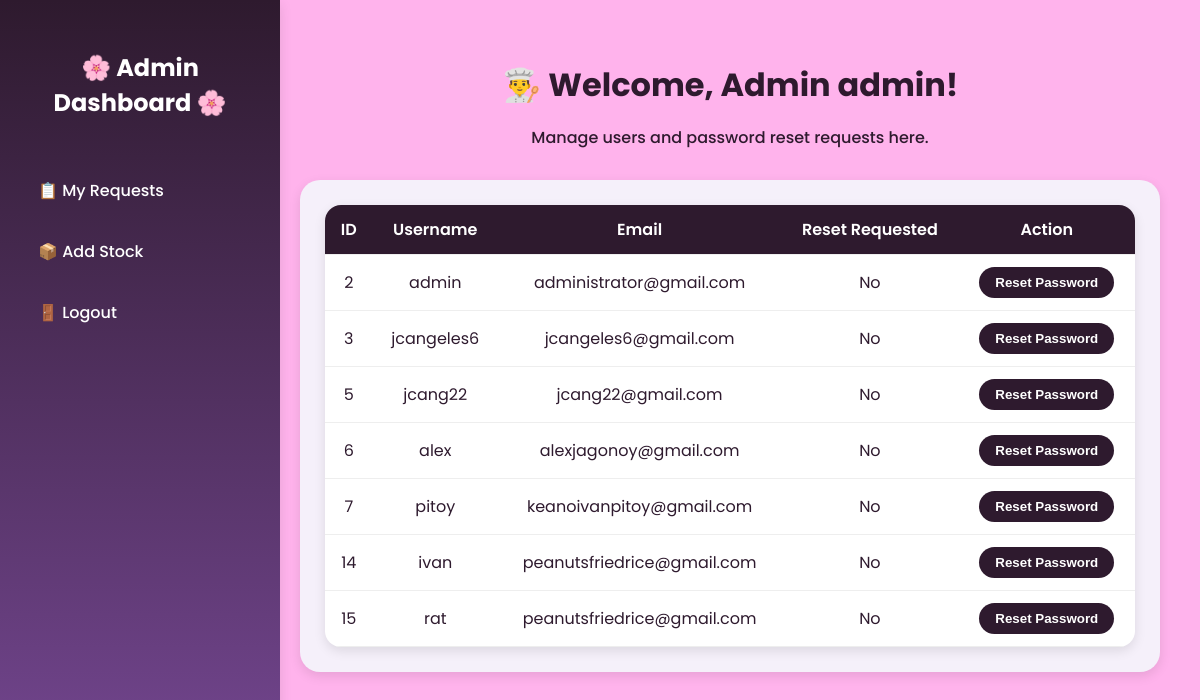
/admin_dashboard.php (signed in), run on the app's committed database.
### tables this page shows
CREATE TABLE `users` (
  `id` int(11) NOT NULL,
  `username` varchar(50) DEFAULT NULL,
  `email` varchar(100) DEFAULT NULL,
  `password` varchar(255) DEFAULT NULL,
  `reset_token` varchar(255) DEFAULT NULL,
  `is_admin` tinyint(1) DEFAULT 0,
  `reset_requested` tinyint(1) DEFAULT 0,
  `security_question` varchar(255) DEFAULT NULL,
  `security_answer` varchar(255) DEFAULT NULL,
  `failed_attempts` int(11) DEFAULT 0,
  `locked_until` datetime DEFAULT NULL
);

### admin_dashboard.php (the view, shortened to what this page needs)
<?php
include 'backend/init.php';
$result = $conn->query("SELECT id, username, email, reset_requested FROM users");
?>
<!DOCTYPE html>
<html lang="en">
<head>
  <link rel="stylesheet" href="css/admin_dashboard.css">
</head>
<body>
  <div class="sidebar">
    <h2>🌸 Admin Dashboard 🌸</h2>
    <a href="my_requests.php">📋 My Requests</a>
    <a href="backend/add_stock.php">📦 Add Stock</a>
    <a href="logout.php">🚪 Logout</a>
  </div>
  <div class="main">
    <h1>👨‍🍳 Welcome, Admin <?php echo htmlspecialchars($_SESSION['username']); ?>!</h1>
    <p>Manage users and password reset requests here.</p>
    <div class="card">
      <table>
        <tr>
          <th>ID</th>
          <th>Username</th>
          <th>Email</th>
          <th>Reset Requested</th>
          <th>Action</th>
        </tr>
        <?php while ($row = $result->fetch_assoc()): ?>
          <tr>
            <td><?php echo $row['id']; ?></td>
            <td><?php echo htmlspecialchars($row['username']); ?></td>
            <td><?php echo htmlspecialchars($row['email']); ?></td>
            <td><?php echo $row['reset_requested'] ? '<span style="color:red;font-weight:bold;">Yes</span>' : 'No'; ?></td>
            <td>
              <form action="admin_reset_user.php" method="POST" style="margin:0;">
                <input type="submit" name="reset" value="Reset Password">
              </form>
            </td>
          </tr>
        <?php endwhile; ?>
      </table>
    </div>
  </div>
</body>
</html>

### css/admin_dashboard.css (style rules this page uses)
:root { --bg: #ffb3ecff; --card: #f5f0fa; --primary: #2e1a2eff; --accent: #2e1a2eff; --white: #ffffff; --shadow: 0 4px 12px rgba(0,0,0,0.1); }
body { font-family: 'Poppins', sans-serif; background: var(--bg); color: var(--primary); margin: 0; display: flex; }
.sidebar { width: 240px; background: linear-gradient(180deg, var(--primary), #7b4b9b); color: var(--white); height: 100vh; position: fixed; padding: 30px 20px; display: flex; flex-direction: column; box-shadow: var(--shadow); }
.sidebar h2 { text-align: center; font-weight: 700; font-size: 24px; margin-bottom: 40px; }
.sidebar a { display: block; color: var(--white); padding: 12px 18px; margin: 6px 0; text-decoration: none; border-radius: 25px; transition: 0.3s; text-align: left; font-weight: 500; }
.main { flex: 1; margin-left: 260px; padding: 40px; animation: fadeIn 0.6s ease-in-out; }
h1 { color: var(--primary); text-align: center; font-weight: 700; margin-bottom: 8px; }
p { text-align: center; color: var(--accent); margin-bottom: 30px; font-weight: 500; }
.card { background: var(--card); border-radius: 20px; box-shadow: var(--shadow); padding: 25px; margin-bottom: 25px; transition: transform 0.3s ease; }
table { width: 100%; border-collapse: collapse; background: var(--white); border-radius: 16px; overflow: hidden; box-shadow: var(--shadow); }
th, td { padding: 12px 14px; text-align: center; border-bottom: 1px solid #eee; }
th { background: var(--accent); color: var(--white); font-weight: 600; }
input[type="submit"] { background: var(--accent); color: white; border: none; padding: 8px 16px; border-radius: 25px; cursor: pointer; font-weight: 600; transition: all 0.3s ease; }

### data on the page
users: id "2", username "admin", email "administrator@gmail.com", reset_requested "No"
users: id "3", username "jcangeles6", email "jcangeles6@gmail.com", reset_requested "No"
users: id "5", username "jcang22", email "jcang22@gmail.com", reset_requested "No"
users: id "6", username "alex", email "alexjagonoy@gmail.com", reset_requested "No"
users: id "7", username "pitoy", email "keanoivanpitoy@gmail.com", reset_requested "No"
users: id "14", username "ivan", email "peanutsfriedrice@gmail.com", reset_requested "No"
users: id "15", username "rat", email "peanutsfriedrice@gmail.com", reset_requested "No"

### other printed values
$_SESSION['username'] "admin"
